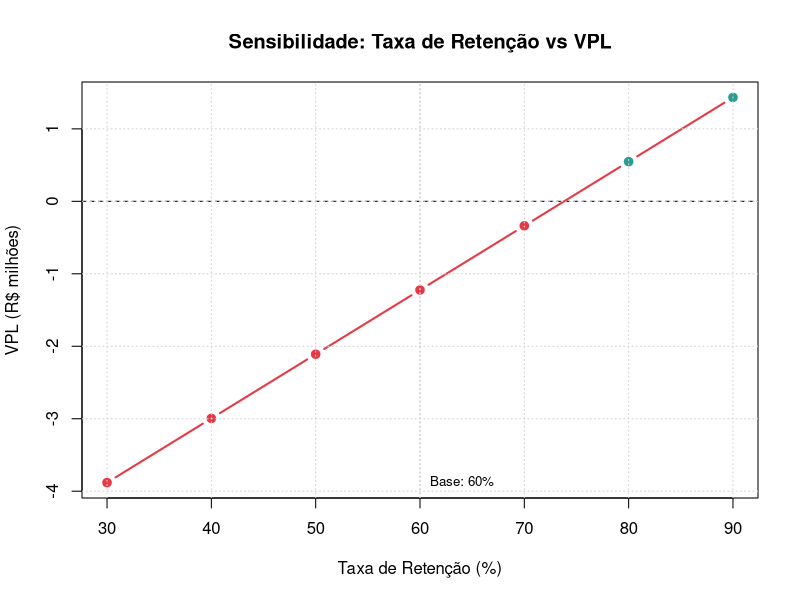
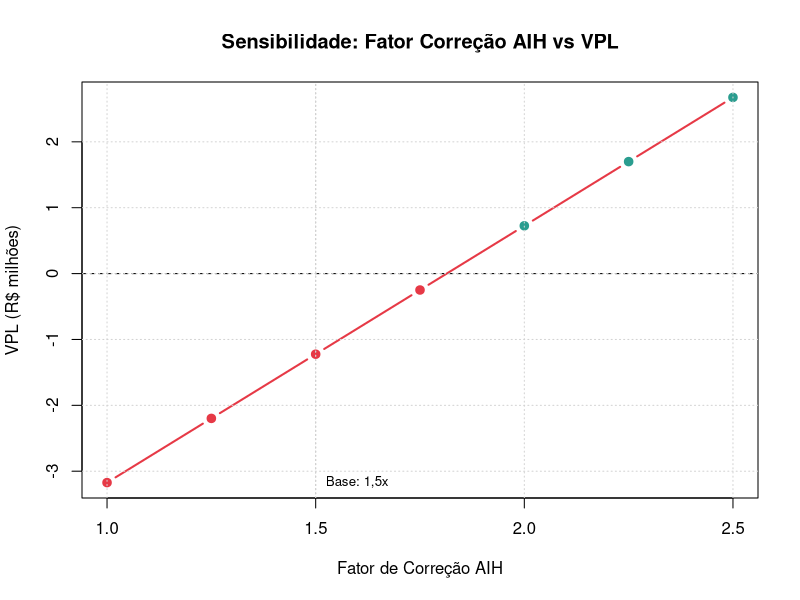
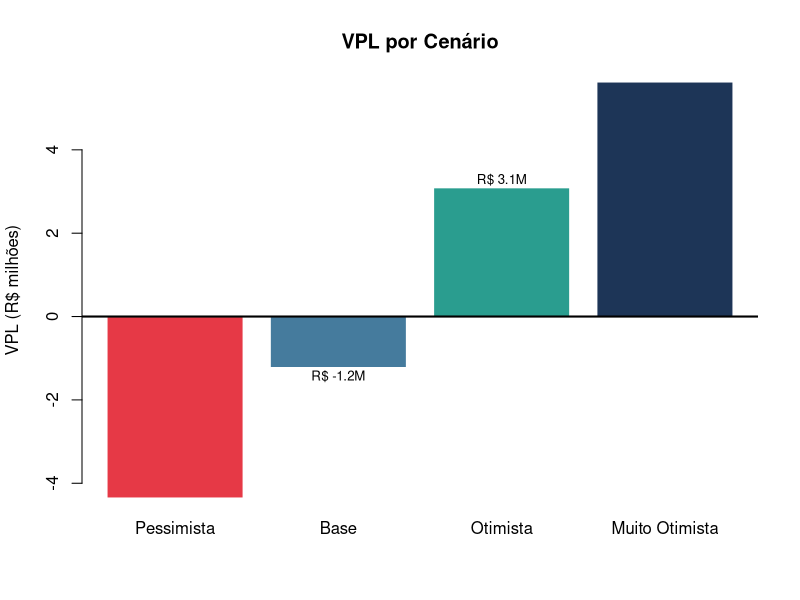
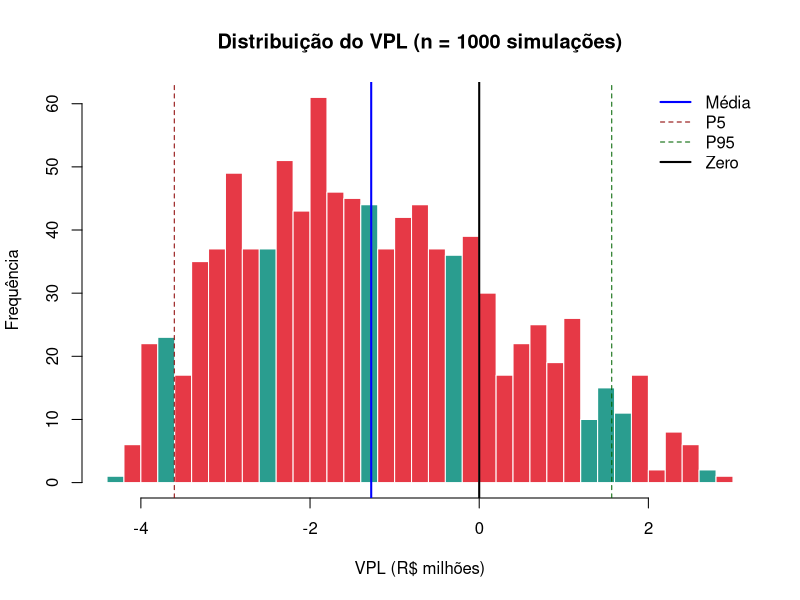

R code for these plots, in order:
## ---- chunk 1
#| label: setup-cap6
#| code-fold: true
#| code-summary: "Configuração inicial"

# Configurações
options(scipen = 999)

# Função wrapper para executar simulação completa
executar_simulacao <- function(
    n_medicos = 100,
    vagas_ano = 10,
    taxa_retencao = 0.60,
    custo_consulta = 50,
    fator_aih = 1.5,
    taxa_desconto = 0.05,
    horizonte = 10
) {
  # Simulação simplificada para demonstração
  # Em produção, usar funções completas dos capítulos anteriores
  
  # Custo anual aproximado
  custo_anual <- vagas_ano * 2 * 8107 * 12 + 50000  # Bolsas + operacional
  custo_anual <- custo_anual - vagas_ano * 2 * 4500 * 12  # - incentivo
  
  # Benefício cresce com cobertura MFC
  cobertura_final <- min((3 + horizonte * vagas_ano * taxa_retencao * 0.5) / n_medicos, 1)
  beneficio_ano_10 <- cobertura_final * 3000000 * fator_aih  # Simplificado
  
  # Fluxo simplificado
  custos <- c(0, rep(custo_anual, horizonte))
  beneficios <- seq(0, beneficio_ano_10, length.out = horizonte + 1)
  
  # Indicadores
  custo_total <- sum(custos)
  beneficio_total <- sum(beneficios)
  saldo <- beneficio_total - custo_total
  
  # VPL
  anos <- 0:horizonte
  saldos <- beneficios - custos
  vpl <- sum(saldos / ((1 + taxa_desconto) ^ anos))
  
  # ROI e RCB
  roi <- (beneficio_total - custo_total) / custo_total * 100
  rcb <- beneficio_total / custo_total
  
  # Payback
  saldo_acum <- cumsum(saldos)
  payback <- which(saldo_acum >= 0)[1] - 1
  if (is.na(payback)) payback <- Inf
  
  return(list(
    custo_total = custo_total,
    beneficio_total = beneficio_total,
    saldo = saldo,
    vpl = vpl,
    roi = roi,
    rcb = rcb,
    payback = payback,
    cobertura_final = cobertura_final
  ))
}

# Cenário base
cenario_base <- executar_simulacao()
## ---- chunk 2
#| label: parametros-sensibilidade

parametros <- data.frame(
  parametro = c(
    "Taxa de retenção",
    "Fator correção AIH",
    "Custo consulta especializada",
    "Número de vagas/ano",
    "Taxa de desconto",
    "Horizonte temporal"
  ),
  valor_base = c("60%", "1,5x", "R$ 50", "10", "5%", "10 anos"),
  valor_baixo = c("40%", "1,0x", "R$ 30", "5", "3%", "5 anos"),
  valor_alto = c("80%", "2,0x", "R$ 80", "15", "7%", "15 anos"),
  stringsAsFactors = FALSE
)

knitr::kable(parametros,
             col.names = c("Parâmetro", "Valor Base", "Valor Baixo", "Valor Alto"),
             caption = "Parâmetros e faixas de variação")
## ---- chunk 3
#| label: sens-retencao

taxas_retencao <- seq(0.30, 0.90, by = 0.10)

resultados_retencao <- lapply(taxas_retencao, function(r) {
  executar_simulacao(taxa_retencao = r)
})

df_retencao <- data.frame(
  taxa = taxas_retencao * 100,
  vpl = sapply(resultados_retencao, function(x) x$vpl / 1000000),
  roi = sapply(resultados_retencao, function(x) x$roi),
  rcb = sapply(resultados_retencao, function(x) x$rcb),
  payback = sapply(resultados_retencao, function(x) 
    ifelse(is.infinite(x$payback), NA, x$payback))
)

knitr::kable(df_retencao,
             col.names = c("Retenção (%)", "VPL (R$ mi)", "ROI (%)", "RCB", "Payback"),
             digits = c(0, 2, 1, 2, 0),
             caption = "Sensibilidade à taxa de retenção")
## ---- chunk 4
#| label: fig-sens-retencao
#| fig-cap: "Impacto da taxa de retenção sobre o VPL"
#| fig-width: 8
#| fig-height: 5

plot(
  df_retencao$taxa, df_retencao$vpl,
  type = "b", pch = 19, lwd = 2,
  col = ifelse(df_retencao$vpl >= 0, "#2A9D8F", "#E63946"),
  main = "Sensibilidade: Taxa de Retenção vs VPL",
  xlab = "Taxa de Retenção (%)",
  ylab = "VPL (R$ milhões)"
)
abline(h = 0, lty = 2)
abline(v = 60, lty = 3, col = "gray")
text(60, min(df_retencao$vpl), "Base: 60%", pos = 4, cex = 0.8)
grid()
## ---- chunk 5
#| label: sens-aih

fatores_aih <- seq(1.0, 2.5, by = 0.25)

resultados_aih <- lapply(fatores_aih, function(f) {
  executar_simulacao(fator_aih = f)
})

df_aih <- data.frame(
  fator = fatores_aih,
  vpl = sapply(resultados_aih, function(x) x$vpl / 1000000),
  roi = sapply(resultados_aih, function(x) x$roi),
  rcb = sapply(resultados_aih, function(x) x$rcb)
)

knitr::kable(df_aih,
             col.names = c("Fator AIH", "VPL (R$ mi)", "ROI (%)", "RCB"),
             digits = c(2, 2, 1, 2),
             caption = "Sensibilidade ao fator de correção AIH")
## ---- chunk 6
#| label: fig-sens-aih
#| fig-cap: "Impacto do fator de correção AIH sobre o VPL"
#| fig-width: 8
#| fig-height: 5

plot(
  df_aih$fator, df_aih$vpl,
  type = "b", pch = 19, lwd = 2,
  col = ifelse(df_aih$vpl >= 0, "#2A9D8F", "#E63946"),
  main = "Sensibilidade: Fator Correção AIH vs VPL",
  xlab = "Fator de Correção AIH",
  ylab = "VPL (R$ milhões)"
)
abline(h = 0, lty = 2)
abline(v = 1.5, lty = 3, col = "gray")
text(1.5, min(df_aih$vpl), "Base: 1,5x", pos = 4, cex = 0.8)
grid()
## ---- chunk 7
#| label: sens-vagas

n_vagas <- c(5, 8, 10, 12, 15, 20)

resultados_vagas <- lapply(n_vagas, function(v) {
  executar_simulacao(vagas_ano = v)
})

df_vagas <- data.frame(
  vagas = n_vagas,
  vpl = sapply(resultados_vagas, function(x) x$vpl / 1000000),
  cobertura = sapply(resultados_vagas, function(x) x$cobertura_final * 100),
  roi = sapply(resultados_vagas, function(x) x$roi),
  payback = sapply(resultados_vagas, function(x) 
    ifelse(is.infinite(x$payback), NA, x$payback))
)

knitr::kable(df_vagas,
             col.names = c("Vagas/ano", "VPL (R$ mi)", "Cobertura Final (%)", 
                          "ROI (%)", "Payback"),
             digits = c(0, 2, 1, 1, 0),
             caption = "Sensibilidade ao número de vagas")
## ---- chunk 8
#| label: sens-desconto

taxas_desconto <- c(0.03, 0.04, 0.05, 0.06, 0.07, 0.08, 0.10)

resultados_desconto <- lapply(taxas_desconto, function(d) {
  executar_simulacao(taxa_desconto = d)
})

df_desconto <- data.frame(
  taxa = taxas_desconto * 100,
  vpl = sapply(resultados_desconto, function(x) x$vpl / 1000000)
)

knitr::kable(df_desconto,
             col.names = c("Taxa Desconto (%)", "VPL (R$ mi)"),
             digits = c(0, 2),
             caption = "Sensibilidade à taxa de desconto")
## ---- chunk 9
#| label: cenarios

# Definir cenários
cenarios <- data.frame(
  cenario = c("Pessimista", "Base", "Otimista", "Muito Otimista"),
  retencao = c(0.40, 0.60, 0.80, 0.80),
  fator_aih = c(1.0, 1.5, 2.0, 2.5),
  custo_consulta = c(30, 50, 80, 80),
  stringsAsFactors = FALSE
)

# Executar cada cenário
resultados_cenarios <- lapply(1:nrow(cenarios), function(i) {
  executar_simulacao(
    taxa_retencao = cenarios$retencao[i],
    fator_aih = cenarios$fator_aih[i],
    custo_consulta = cenarios$custo_consulta[i]
  )
})

# Compilar resultados
df_cenarios <- data.frame(
  cenario = cenarios$cenario,
  custo_total = sapply(resultados_cenarios, function(x) x$custo_total / 1000000),
  beneficio_total = sapply(resultados_cenarios, function(x) x$beneficio_total / 1000000),
  vpl = sapply(resultados_cenarios, function(x) x$vpl / 1000000),
  roi = sapply(resultados_cenarios, function(x) x$roi),
  rcb = sapply(resultados_cenarios, function(x) x$rcb),
  payback = sapply(resultados_cenarios, function(x) 
    ifelse(is.infinite(x$payback), ">10", x$payback))
)

knitr::kable(df_cenarios,
             col.names = c("Cenário", "Custo (R$ mi)", "Benefício (R$ mi)", 
                          "VPL (R$ mi)", "ROI (%)", "RCB", "Payback"),
             digits = c(0, 2, 2, 2, 1, 2, 0),
             caption = "Comparação entre cenários")
## ---- chunk 10
#| label: fig-cenarios
#| fig-cap: "Comparação do VPL entre cenários"
#| fig-width: 8
#| fig-height: 5

cores_cenarios <- c("#E63946", "#457B9D", "#2A9D8F", "#1D3557")

barplot(
  df_cenarios$vpl,
  names.arg = df_cenarios$cenario,
  col = cores_cenarios,
  border = "white",
  main = "VPL por Cenário",
  ylab = "VPL (R$ milhões)"
)
abline(h = 0, lwd = 2)

# Adicionar valores
text(
  x = seq(0.7, by = 1.2, length.out = 4),
  y = df_cenarios$vpl + ifelse(df_cenarios$vpl >= 0, 0.2, -0.2),
  labels = paste0("R$ ", round(df_cenarios$vpl, 1), "M"),
  cex = 0.8
)
## ---- chunk 11
#| label: breakeven

# Buscar taxa de retenção mínima para VPL = 0
encontrar_retencao_breakeven <- function() {
  for (r in seq(0.30, 1.0, by = 0.01)) {
    res <- executar_simulacao(taxa_retencao = r)
    if (res$vpl >= 0) return(r)
  }
  return(NA)
}

# Buscar fator AIH mínimo
encontrar_aih_breakeven <- function() {
  for (f in seq(1.0, 3.0, by = 0.05)) {
    res <- executar_simulacao(fator_aih = f)
    if (res$vpl >= 0) return(f)
  }
  return(NA)
}

retencao_breakeven <- encontrar_retencao_breakeven()
aih_breakeven <- encontrar_aih_breakeven()

cat("ANÁLISE DE BREAK-EVEN\n")
cat("=====================\n\n")
cat("Taxa de retenção mínima para VPL ≥ 0:", 
    ifelse(is.na(retencao_breakeven), "Não encontrada", paste0(retencao_breakeven * 100, "%")), "\n")
cat("Fator AIH mínimo para VPL ≥ 0:", 
    ifelse(is.na(aih_breakeven), "Não encontrado", paste0(aih_breakeven, "x")), "\n")
## ---- chunk 12
#| label: monte-carlo

set.seed(42)  # Reprodutibilidade

# Número de simulações
n_sim <- 1000

# Gerar parâmetros aleatórios
sim_retencao <- runif(n_sim, 0.40, 0.80)
sim_aih <- runif(n_sim, 1.0, 2.0)
sim_consulta <- runif(n_sim, 30, 80)

# Executar simulações
resultados_mc <- lapply(1:n_sim, function(i) {
  executar_simulacao(
    taxa_retencao = sim_retencao[i],
    fator_aih = sim_aih[i],
    custo_consulta = sim_consulta[i]
  )
})

# Extrair VPLs
vpls_mc <- sapply(resultados_mc, function(x) x$vpl / 1000000)

# Estatísticas
cat("ANÁLISE DE MONTE CARLO (n =", n_sim, "simulações)\n")
cat("================================================\n\n")
cat("VPL - Estatísticas:\n")
cat("  Média:", round(mean(vpls_mc), 2), "R$ milhões\n")
cat("  Mediana:", round(median(vpls_mc), 2), "R$ milhões\n")
cat("  Desvio padrão:", round(sd(vpls_mc), 2), "R$ milhões\n")
cat("  Mínimo:", round(min(vpls_mc), 2), "R$ milhões\n")
cat("  Máximo:", round(max(vpls_mc), 2), "R$ milhões\n")
cat("  P5 (percentil 5%):", round(quantile(vpls_mc, 0.05), 2), "R$ milhões\n")
cat("  P95 (percentil 95%):", round(quantile(vpls_mc, 0.95), 2), "R$ milhões\n\n")
cat("Probabilidade de VPL ≥ 0:", round(mean(vpls_mc >= 0) * 100, 1), "%\n")
## ---- chunk 13
#| label: fig-monte-carlo
#| fig-cap: "Distribuição do VPL - Análise de Monte Carlo"
#| fig-width: 10
#| fig-height: 6

hist(
  vpls_mc,
  breaks = 50,
  col = ifelse(vpls_mc >= 0, "#2A9D8F", "#E63946"),
  border = "white",
  main = paste0("Distribuição do VPL (n = ", n_sim, " simulações)"),
  xlab = "VPL (R$ milhões)",
  ylab = "Frequência"
)

# Linha do zero
abline(v = 0, lwd = 2, col = "black")

# Linhas de percentis
abline(v = quantile(vpls_mc, 0.05), lty = 2, col = "darkred")
abline(v = quantile(vpls_mc, 0.95), lty = 2, col = "darkgreen")
abline(v = mean(vpls_mc), lty = 1, col = "blue", lwd = 2)

# Legenda
legend(
  "topright",
  legend = c("Média", "P5", "P95", "Zero"),
  col = c("blue", "darkred", "darkgreen", "black"),
  lty = c(1, 2, 2, 1),
  lwd = c(2, 1, 1, 2),
  bty = "n"
)
## ---- chunk 14
#| label: tabela-resumo-sensibilidade

resumo_sens <- data.frame(
  parametro = c(
    "Taxa de retenção",
    "Fator correção AIH",
    "Número de vagas/ano",
    "Taxa de desconto"
  ),
  impacto = c(
    "ALTO",
    "ALTO",
    "MODERADO",
    "BAIXO"
  ),
  direcao = c(
    "↑ retenção → ↑ VPL",
    "↑ fator AIH → ↑ VPL",
    "↑ vagas → ↑ cobertura, mas ↑ custo",
    "↑ desconto → ↓ VPL"
  ),
  comentario = c(
    "Parâmetro mais crítico; depende de políticas de fixação",
    "Reflete custo real vs. AIH; hospitais universitários têm maior fator",
    "Trade-off entre velocidade de expansão e custo",
    "Impacto moderado devido ao horizonte de 10 anos"
  ),
  stringsAsFactors = FALSE
)

knitr::kable(resumo_sens,
             col.names = c("Parâmetro", "Impacto", "Direção", "Comentário"),
             caption = "Resumo da análise de sensibilidade")
